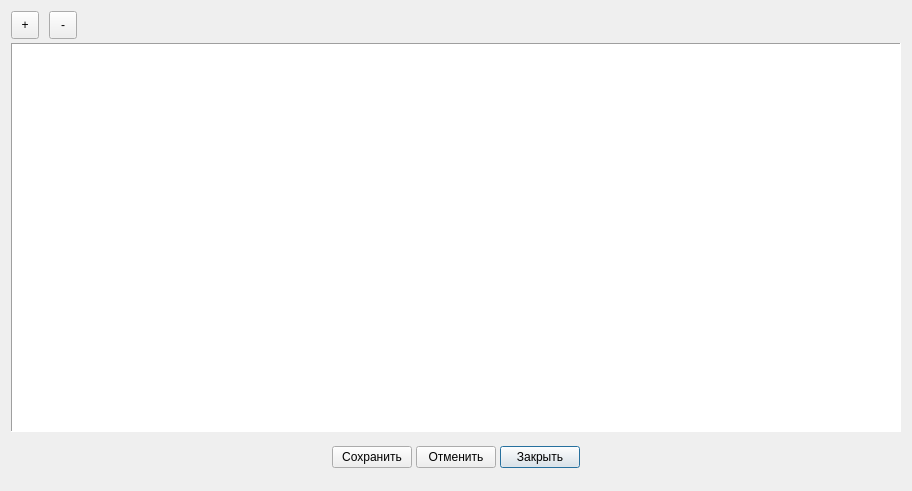
<?xml version="1.0" encoding="UTF-8"?>
<ui version="4.0">
 <class>ItemVNFTWindow</class>
 <widget class="QDialog" name="ItemVNFTWindow">
  <property name="geometry">
   <rect>
    <x>0</x>
    <y>0</y>
    <width>912</width>
    <height>491</height>
   </rect>
  </property>
  <property name="windowTitle">
   <string>Справочник ВНФТ для плат</string>
  </property>
  <layout class="QVBoxLayout" name="verticalLayout">
   <property name="spacing">
    <number>4</number>
   </property>
   <property name="bottomMargin">
    <number>9</number>
   </property>
   <item>
    <layout class="QHBoxLayout" name="horizontalLayout">
     <property name="spacing">
      <number>10</number>
     </property>
     <item>
      <widget class="QToolButton" name="tbAdd">
       <property name="sizePolicy">
        <sizepolicy hsizetype="Fixed" vsizetype="Fixed">
         <horstretch>0</horstretch>
         <verstretch>0</verstretch>
        </sizepolicy>
       </property>
       <property name="minimumSize">
        <size>
         <width>28</width>
         <height>28</height>
        </size>
       </property>
       <property name="toolTip">
        <string>Добавить запись</string>
       </property>
       <property name="text">
        <string>+</string>
       </property>
       <property name="icon">
        <iconset resource="resource.qrc">
         <normaloff>:/image/Add2.png</normaloff>:/image/Add2.png</iconset>
       </property>
      </widget>
     </item>
     <item>
      <widget class="QToolButton" name="tbDelete">
       <property name="minimumSize">
        <size>
         <width>28</width>
         <height>28</height>
        </size>
       </property>
       <property name="toolTip">
        <string>Удалить запись</string>
       </property>
       <property name="text">
        <string>-</string>
       </property>
       <property name="icon">
        <iconset resource="resource.qrc">
         <normaloff>:/image/cancel2.png</normaloff>:/image/cancel2.png</iconset>
       </property>
      </widget>
     </item>
     <item>
      <spacer name="horizontalSpacer">
       <property name="orientation">
        <enum>Qt::Orientation::Horizontal</enum>
       </property>
       <property name="sizeHint" stdset="0">
        <size>
         <width>40</width>
         <height>20</height>
        </size>
       </property>
      </spacer>
     </item>
    </layout>
   </item>
   <item>
    <widget class="QTableView" name="tableView">
     <property name="autoFillBackground">
      <bool>true</bool>
     </property>
     <property name="frameShape">
      <enum>QFrame::Shape::Panel</enum>
     </property>
     <property name="sortingEnabled">
      <bool>true</bool>
     </property>
    </widget>
   </item>
   <item>
    <layout class="QHBoxLayout" name="horizontalLayout_2">
     <property name="topMargin">
      <number>10</number>
     </property>
     <property name="bottomMargin">
      <number>14</number>
     </property>
     <item>
      <spacer name="horizontalSpacer_2">
       <property name="orientation">
        <enum>Qt::Orientation::Horizontal</enum>
       </property>
       <property name="sizeHint" stdset="0">
        <size>
         <width>40</width>
         <height>20</height>
        </size>
       </property>
      </spacer>
     </item>
     <item>
      <widget class="QPushButton" name="pbSave">
       <property name="text">
        <string>Сохранить</string>
       </property>
       <property name="icon">
        <iconset resource="resource.qrc">
         <normaloff>:/image/Apply24x24.png</normaloff>:/image/Apply24x24.png</iconset>
       </property>
       <property name="iconSize">
        <size>
         <width>24</width>
         <height>24</height>
        </size>
       </property>
      </widget>
     </item>
     <item>
      <widget class="QPushButton" name="pbCancel">
       <property name="text">
        <string>Отменить</string>
       </property>
       <property name="icon">
        <iconset resource="resource.qrc">
         <normaloff>:/image/cancel2.png</normaloff>:/image/cancel2.png</iconset>
       </property>
       <property name="iconSize">
        <size>
         <width>24</width>
         <height>24</height>
        </size>
       </property>
      </widget>
     </item>
     <item>
      <widget class="QPushButton" name="pbClose">
       <property name="text">
        <string>Закрыть</string>
       </property>
       <property name="icon">
        <iconset resource="resource.qrc">
         <normaloff>:/image/Exit.png</normaloff>:/image/Exit.png</iconset>
       </property>
       <property name="iconSize">
        <size>
         <width>24</width>
         <height>24</height>
        </size>
       </property>
       <property name="default">
        <bool>true</bool>
       </property>
      </widget>
     </item>
     <item>
      <spacer name="horizontalSpacer_3">
       <property name="orientation">
        <enum>Qt::Orientation::Horizontal</enum>
       </property>
       <property name="sizeHint" stdset="0">
        <size>
         <width>40</width>
         <height>20</height>
        </size>
       </property>
      </spacer>
     </item>
    </layout>
   </item>
  </layout>
 </widget>
 <resources>
  <include location="resource.qrc"/>
 </resources>
 <connections>
  <connection>
   <sender>pbClose</sender>
   <signal>clicked()</signal>
   <receiver>ItemVNFTWindow</receiver>
   <slot>close()</slot>
   <hints>
    <hint type="sourcelabel">
     <x>339</x>
     <y>371</y>
    </hint>
    <hint type="destinationlabel">
     <x>520</x>
     <y>205</y>
    </hint>
   </hints>
  </connection>
 </connections>
</ui>
